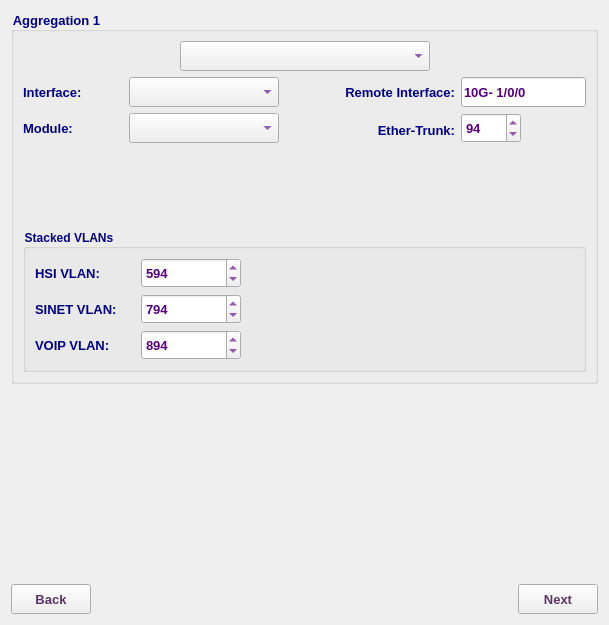
     <widget class="QWidget" name="aggTab">
      <attribute name="title">
       <string>agg</string>
      </attribute>
      <layout class="QVBoxLayout" name="verticalLayout_10">
       <item>
        <widget class="QGroupBox" name="groupBox_2">
         <property name="minimumSize">
          <size>
           <width>0</width>
           <height>330</height>
          </size>
         </property>
         <property name="font">
          <font>
           <family>Tahoma</family>
           <pointsize>10</pointsize>
           <weight>75</weight>
           <bold>true</bold>
          </font>
         </property>
         <property name="styleSheet">
          <string notr="true">color: rgb(0, 0, 127);</string>
         </property>
         <property name="title">
          <string>Aggregation 1</string>
         </property>
         <layout class="QVBoxLayout" name="verticalLayout">
          <item>
           <layout class="QHBoxLayout" name="horizontalLayout_11">
            <item>
             <spacer name="horizontalSpacer_7">
              <property name="font">
               <font>
                <family>Tahoma</family>
                <pointsize>10</pointsize>
               </font>
              </property>
              <property name="orientation">
               <enum>Qt::Horizontal</enum>
              </property>
              <property name="sizeHint" stdset="0">
               <size>
                <width>40</width>
                <height>20</height>
               </size>
              </property>
             </spacer>
            </item>
            <item>
             <widget class="QComboBox" name="agg1CB">
              <property name="sizePolicy">
               <sizepolicy hsizetype="Preferred" vsizetype="Preferred">
                <horstretch>0</horstretch>
                <verstretch>0</verstretch>
               </sizepolicy>
              </property>
              <property name="minimumSize">
               <size>
                <width>250</width>
                <height>30</height>
               </size>
              </property>
              <property name="maximumSize">
               <size>
                <width>250</width>
                <height>30</height>
               </size>
              </property>
              <property name="font">
               <font>
                <family>Tahoma</family>
                <pointsize>10</pointsize>
                <weight>75</weight>
                <bold>true</bold>
               </font>
              </property>
              <property name="styleSheet">
               <string notr="true">color: rgb(85, 0, 127);</string>
              </property>
             </widget>
            </item>
            <item>
             <spacer name="horizontalSpacer_12">
              <property name="font">
               <font>
                <family>Tahoma</family>
                <pointsize>10</pointsize>
               </font>
              </property>
              <property name="orientation">
               <enum>Qt::Horizontal</enum>
              </property>
              <property name="sizeHint" stdset="0">
               <size>
                <width>40</width>
                <height>20</height>
               </size>
              </property>
             </spacer>
            </item>
           </layout>
          </item>
          <item>
           <layout class="QHBoxLayout" name="horizontalLayout_8">
            <item>
             <widget class="QLabel" name="label_7">
              <property name="minimumSize">
               <size>
                <width>100</width>
                <height>30</height>
               </size>
              </property>
              <property name="maximumSize">
               <size>
                <width>100</width>
                <height>30</height>
               </size>
              </property>
              <property name="font">
               <font>
                <family>Tahoma</family>
                <pointsize>10</pointsize>
                <weight>75</weight>
                <bold>true</bold>
               </font>
              </property>
              <property name="text">
               <string>Interface:</string>
              </property>
             </widget>
            </item>
            <item>
             <widget class="QComboBox" name="agg1IntCB">
              <property name="minimumSize">
               <size>
                <width>150</width>
                <height>30</height>
               </size>
              </property>
              <property name="maximumSize">
               <size>
                <width>150</width>
                <height>30</height>
               </size>
              </property>
              <property name="font">
               <font>
                <family>Tahoma</family>
                <pointsize>10</pointsize>
                <weight>75</weight>
                <bold>true</bold>
               </font>
              </property>
              <property name="styleSheet">
               <string notr="true">color: rgb(85, 0, 127);</string>
              </property>
             </widget>
            </item>
            <item>
             <widget class="QLabel" name="label_19">
              <property name="minimumSize">
               <size>
                <width>170</width>
                <height>30</height>
               </size>
              </property>
              <property name="maximumSize">
               <size>
                <width>170</width>
                <height>30</height>
               </size>
              </property>
              <property name="font">
               <font>
                <family>Tahoma</family>
                <pointsize>10</pointsize>
                <weight>75</weight>
                <bold>true</bold>
               </font>
              </property>
              <property name="text">
               <string>Remote Interface:</string>
              </property>
              <property name="alignment">
               <set>Qt::AlignRight|Qt::AlignTrailing|Qt::AlignVCenter</set>
              </property>
             </widget>
            </item>
            <item>
             <widget class="QLineEdit" name="agg1RemoteIntLE">
              <property name="sizePolicy">
               <sizepolicy hsizetype="Expanding" vsizetype="Preferred">
                <horstretch>0</horstretch>
                <verstretch>0</verstretch>
               </sizepolicy>
              </property>
              <property name="minimumSize">
               <size>
                <width>100</width>
                <height>30</height>
               </size>
              </property>
              <property name="maximumSize">
               <size>
                <width>400</width>
                <height>30</height>
               </size>
              </property>
              <property name="font">
               <font>
                <family>Tahoma</family>
                <pointsize>10</pointsize>
                <weight>75</weight>
                <bold>true</bold>
               </font>
              </property>
              <property name="styleSheet">
               <string notr="true">color: rgb(85, 0, 127);</string>
              </property>
              <property name="text">
               <string>10G- 1/0/0</string>
              </property>
              <property name="placeholderText">
               <string>10G-1/0/0</string>
              </property>
             </widget>
            </item>
           </layout>
          </item>
          <item>
           <layout class="QHBoxLayout" name="horizontalLayout_9">
            <item>
             <widget class="QLabel" name="label_8">
              <property name="minimumSize">
               <size>
                <width>100</width>
                <height>30</height>
               </size>
              </property>
              <property name="maximumSize">
               <size>
                <width>100</width>
                <height>30</height>
               </size>
              </property>
              <property name="font">
               <font>
                <family>Tahoma</family>
                <pointsize>10</pointsize>
                <weight>75</weight>
                <bold>true</bold>
               </font>
              </property>
              <property name="text">
               <string>Module:</string>
              </property>
              <property name="alignment">
               <set>Qt::AlignLeading|Qt::AlignLeft|Qt::AlignVCenter</set>
              </property>
             </widget>
            </item>
            <item>
             <widget class="QComboBox" name="agg1ModCB">
              <property name="sizePolicy">
               <sizepolicy hsizetype="Preferred" vsizetype="Preferred">
                <horstretch>0</horstretch>
                <verstretch>0</verstretch>
               </sizepolicy>
              </property>
              <property name="minimumSize">
               <size>
                <width>150</width>
                <height>30</height>
               </size>
              </property>
              <property name="maximumSize">
               <size>
                <width>150</width>
                <height>30</height>
               </size>
              </property>
              <property name="font">
               <font>
                <family>Tahoma</family>
                <pointsize>10</pointsize>
                <weight>75</weight>
                <bold>true</bold>
               </font>
              </property>
              <property name="styleSheet">
               <string notr="true">color: rgb(85, 0, 127);</string>
              </property>
             </widget>
            </item>
            <item>
             <widget class="QLabel" name="label_9">
              <property name="minimumSize">
               <size>
                <width>170</width>
                <height>30</height>
               </size>
              </property>
              <property name="maximumSize">
               <size>
                <width>170</width>
                <height>25</height>
               </size>
              </property>
              <property name="font">
               <font>
                <family>Tahoma</family>
                <pointsize>10</pointsize>
                <weight>75</weight>
                <bold>true</bold>
               </font>
              </property>
              <property name="text">
               <string>Ether-Trunk:</string>
              </property>
              <property name="alignment">
               <set>Qt::AlignRight|Qt::AlignTrailing|Qt::AlignVCenter</set>
              </property>
             </widget>
            </item>
            <item>
             <widget class="QSpinBox" name="agg1EthSB">
              <property name="minimumSize">
               <size>
                <width>60</width>
                <height>30</height>
               </size>
              </property>
              <property name="maximumSize">
               <size>
                <width>16777215</width>
                <height>30</height>
               </size>
              </property>
              <property name="font">
               <font>
                <family>Tahoma</family>
                <pointsize>10</pointsize>
                <weight>75</weight>
                <bold>true</bold>
               </font>
              </property>
              <property name="styleSheet">
               <string notr="true">color: rgb(85, 0, 127);</string>
              </property>
              <property name="maximum">
               <number>1000</number>
              </property>
              <property name="value">
               <number>94</number>
              </property>
             </widget>
            </item>
            <item>
             <spacer name="horizontalSpacer_6">
              <property name="font">
               <font>
                <family>Tahoma</family>
                <pointsize>10</pointsize>
               </font>
              </property>
              <property name="orientation">
               <enum>Qt::Horizontal</enum>
              </property>
              <property name="sizeHint" stdset="0">
               <size>
                <width>40</width>
                <height>20</height>
               </size>
              </property>
             </spacer>
            </item>
           </layout>
          </item>
          <item>
           <spacer name="verticalSpacer_6">
            <property name="orientation">
             <enum>Qt::Vertical</enum>
            </property>
            <property name="sizeHint" stdset="0">
             <size>
              <width>20</width>
              <height>80</height>
             </size>
            </property>
           </spacer>
          </item>
          <item>
           <widget class="QGroupBox" name="groupBox_5">
            <property name="font">
             <font>
              <weight>75</weight>
              <bold>true</bold>
             </font>
            </property>
            <property name="title">
             <string>Stacked VLANs</string>
            </property>
            <layout class="QVBoxLayout" name="verticalLayout_11">
             <item>
              <layout class="QHBoxLayout" name="horizontalLayout_25">
               <item>
                <widget class="QLabel" name="label_13">
                 <property name="minimumSize">
                  <size>
                   <width>100</width>
                   <height>30</height>
                  </size>
                 </property>
                 <property name="maximumSize">
                  <size>
                   <width>100</width>
                   <height>30</height>
                  </size>
                 </property>
                 <property name="font">
                  <font>
                   <family>Tahoma</family>
                   <pointsize>10</pointsize>
                   <weight>75</weight>
                   <bold>true</bold>
                  </font>
                 </property>
                 <property name="text">
                  <string>HSI VLAN:</string>
                 </property>
                 <property name="alignment">
                  <set>Qt::AlignLeading|Qt::AlignLeft|Qt::AlignVCenter</set>
                 </property>
                </widget>
               </item>
               <item>
                <widget class="QSpinBox" name="hsiVlanSB">
                 <property name="minimumSize">
                  <size>
                   <width>100</width>
                   <height>30</height>
                  </size>
                 </property>
                 <property name="maximumSize">
                  <size>
                   <width>100</width>
                   <height>30</height>
                  </size>
                 </property>
                 <property name="font">
                  <font>
                   <family>Tahoma</family>
                   <pointsize>10</pointsize>
                   <weight>75</weight>
                   <bold>true</bold>
                  </font>
                 </property>
                 <property name="styleSheet">
                  <string notr="true">color: rgb(85, 0, 127);</string>
                 </property>
                 <property name="maximum">
                  <number>4096</number>
                 </property>
                 <property name="value">
                  <number>594</number>
                 </property>
                </widget>
               </item>
               <item>
                <spacer name="horizontalSpacer_30">
                 <property name="font">
                  <font>
                   <family>Tahoma</family>
                   <pointsize>10</pointsize>
                  </font>
                 </property>
                 <property name="orientation">
                  <enum>Qt::Horizontal</enum>
                 </property>
                 <property name="sizeHint" stdset="0">
                  <size>
                   <width>40</width>
                   <height>20</height>
                  </size>
                 </property>
                </spacer>
               </item>
              </layout>
             </item>
             <item>
              <layout class="QHBoxLayout" name="horizontalLayout_26">
               <item>
                <widget class="QLabel" name="label_18">
                 <property name="minimumSize">
                  <size>
                   <width>100</width>
                   <height>30</height>
                  </size>
                 </property>
                 <property name="maximumSize">
                  <size>
                   <width>100</width>
                   <height>30</height>
                  </size>
                 </property>
                 <property name="font">
                  <font>
                   <family>Tahoma</family>
                   <pointsize>10</pointsize>
                   <weight>75</weight>
                   <bold>true</bold>
                  </font>
                 </property>
                 <property name="text">
                  <string>SINET VLAN:</string>
                 </property>
                 <property name="alignment">
                  <set>Qt::AlignLeading|Qt::AlignLeft|Qt::AlignVCenter</set>
                 </property>
                </widget>
               </item>
               <item>
                <widget class="QSpinBox" name="sinetVlanSB">
                 <property name="minimumSize">
                  <size>
                   <width>100</width>
                   <height>30</height>
                  </size>
                 </property>
                 <property name="maximumSize">
                  <size>
                   <width>100</width>
                   <height>30</height>
                  </size>
                 </property>
                 <property name="font">
                  <font>
                   <family>Tahoma</family>
                   <pointsize>10</pointsize>
                   <weight>75</weight>
                   <bold>true</bold>
                  </font>
                 </property>
                 <property name="styleSheet">
                  <string notr="true">color: rgb(85, 0, 127);</string>
                 </property>
                 <property name="maximum">
                  <number>4096</number>
                 </property>
                 <property name="singleStep">
                  <number>1</number>
                 </property>
                 <property name="value">
                  <number>794</number>
                 </property>
                </widget>
               </item>
               <item>
                <spacer name="horizontalSpacer_31">
                 <property name="font">
                  <font>
                   <family>Tahoma</family>
                   <pointsize>10</pointsize>
                  </font>
                 </property>
                 <property name="orientation">
                  <enum>Qt::Horizontal</enum>
                 </property>
                 <property name="sizeHint" stdset="0">
                  <size>
                   <width>40</width>
                   <height>20</height>
                  </size>
                 </property>
                </spacer>
               </item>
              </layout>
             </item>
             <item>
              <layout class="QHBoxLayout" name="horizontalLayout_27">
               <item>
                <widget class="QLabel" name="label_21">
                 <property name="minimumSize">
                  <size>
                   <width>100</width>
                   <height>30</height>
                  </size>
                 </property>
                 <property name="maximumSize">
                  <size>
                   <width>100</width>
                   <height>30</height>
                  </size>
                 </property>
                 <property name="font">
                  <font>
                   <family>Tahoma</family>
                   <pointsize>10</pointsize>
                   <weight>75</weight>
                   <bold>true</bold>
                  </font>
                 </property>
                 <property name="text">
                  <string>VOIP VLAN:</string>
                 </property>
                 <property name="alignment">
                  <set>Qt::AlignLeading|Qt::AlignLeft|Qt::AlignVCenter</set>
                 </property>
                </widget>
               </item>
               <item>
                <widget class="QSpinBox" name="voipVlanSB">
                 <property name="minimumSize">
                  <size>
                   <width>100</width>
                   <height>30</height>
                  </size>
                 </property>
                 <property name="maximumSize">
                  <size>
                   <width>100</width>
                   <height>30</height>
                  </size>
                 </property>
                 <property name="font">
                  <font>
                   <family>Tahoma</family>
                   <pointsize>10</pointsize>
                   <weight>75</weight>
                   <bold>true</bold>
                  </font>
                 </property>
                 <property name="styleSheet">
                  <string notr="true">color: rgb(85, 0, 127);</string>
                 </property>
                 <property name="maximum">
                  <number>4096</number>
                 </property>
                 <property name="value">
                  <number>894</number>
                 </property>
                </widget>
               </item>
               <item>
                <spacer name="horizontalSpacer_32">
                 <property name="font">
                  <font>
                   <family>Tahoma</family>
                   <pointsize>10</pointsize>
                  </font>
                 </property>
                 <property name="orientation">
                  <enum>Qt::Horizontal</enum>
                 </property>
                 <property name="sizeHint" stdset="0">
                  <size>
                   <width>40</width>
                   <height>20</height>
                  </size>
                 </property>
                </spacer>
               </item>
              </layout>
             </item>
            </layout>
           </widget>
          </item>
         </layout>
        </widget>
       </item>
       <item>
        <spacer name="verticalSpacer_4">
         <property name="orientation">
          <enum>Qt::Vertical</enum>
         </property>
         <property name="sizeHint" stdset="0">
          <size>
           <width>20</width>
           <height>194</height>
          </size>
         </property>
        </spacer>
       </item>
       <item>
        <layout class="QHBoxLayout" name="horizontalLayout_23">
         <item>
          <widget class="QPushButton" name="aggBackBtn">
           <property name="enabled">
            <bool>true</bool>
           </property>
           <property name="sizePolicy">
            <sizepolicy hsizetype="Preferred" vsizetype="Preferred">
             <horstretch>0</horstretch>
             <verstretch>0</verstretch>
            </sizepolicy>
           </property>
           <property name="minimumSize">
            <size>
             <width>70</width>
             <height>30</height>
            </size>
           </property>
           <property name="maximumSize">
            <size>
             <width>200</width>
             <height>30</height>
            </size>
           </property>
           <property name="font">
            <font>
             <family>Tahoma</family>
             <pointsize>10</pointsize>
             <weight>75</weight>
             <bold>true</bold>
            </font>
           </property>
           <property name="styleSheet">
            <string notr="true">color: rgb(92, 53, 102);</string>
           </property>
           <property name="text">
            <string>Back</string>
           </property>
           <property name="icon">
            <iconset resource="../../../../image.qrc">
             <normaloff>:/Image/back.png</normaloff>:/Image/back.png</iconset>
           </property>
           <property name="iconSize">
            <size>
             <width>20</width>
             <height>20</height>
            </size>
           </property>
          </widget>
         </item>
         <item>
          <spacer name="horizontalSpacer_9">
           <property name="font">
            <font>
             <family>Tahoma</family>
             <pointsize>10</pointsize>
            </font>
           </property>
           <property name="orientation">
            <enum>Qt::Horizontal</enum>
           </property>
           <property name="sizeHint" stdset="0">
            <size>
             <width>40</width>
             <height>20</height>
            </size>
           </property>
          </spacer>
         </item>
         <item>
          <widget class="QPushButton" name="aggNextBtn">
           <property name="enabled">
            <bool>true</bool>
           </property>
           <property name="sizePolicy">
            <sizepolicy hsizetype="Preferred" vsizetype="Preferred">
             <horstretch>0</horstretch>
             <verstretch>0</verstretch>
            </sizepolicy>
           </property>
           <property name="minimumSize">
            <size>
             <width>70</width>
             <height>30</height>
            </size>
           </property>
           <property name="maximumSize">
            <size>
             <width>200</width>
             <height>30</height>
            </size>
           </property>
           <property name="font">
            <font>
             <family>Tahoma</family>
             <pointsize>10</pointsize>
             <weight>75</weight>
             <bold>true</bold>
            </font>
           </property>
           <property name="styleSheet">
            <string notr="true">color: rgb(92, 53, 102);</string>
           </property>
           <property name="text">
            <string>Next</string>
           </property>
           <property name="icon">
            <iconset resource="../../../../image.qrc">
             <normaloff>:/Image/next.png</normaloff>:/Image/next.png</iconset>
           </property>
           <property name="iconSize">
            <size>
             <width>20</width>
             <height>20</height>
            </size>
           </property>
          </widget>
         </item>
        </layout>
       </item>
      </layout>
     </widget>
